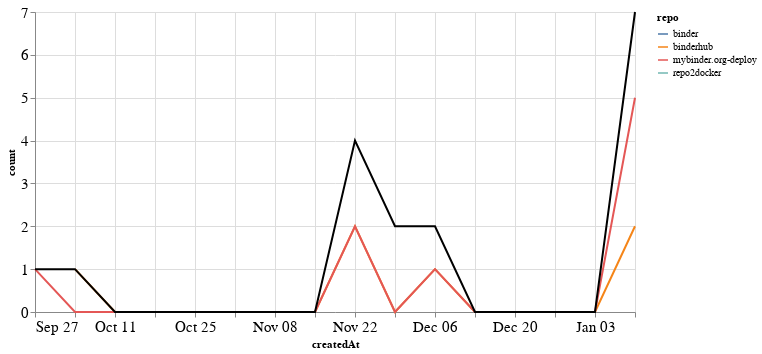

Source (notebook cell):
### Markdown cell above
### PRs

### Code cell
prs_time = prs.groupby('repo').resample('W', on='createdAt').count()['author'].reset_index()
prs_time = prs_time.rename(columns={'author': 'count'})
prs_time_total = prs_time.groupby('createdAt').agg({"count": "sum"}).reset_index()

ch1 = alt.Chart(prs_time, width=600).mark_line().encode(
    x='createdAt',
    y='count',
    color='repo',
    tooltip="repo"
)

ch2 = alt.Chart(prs_time_total, width=600).mark_line(color="black").encode(
    x='createdAt',
    y='count',
)

ch1 + ch2

### Figure 1 — Vega-Lite specification as saved in the notebook (floating-point values rounded to 4 significant figures)
{"config": {"axisLeft": {"labelFontSize": 15}, "axisBottom": {"labelFontSize": 15}}, "layer": [{"data": {"name": "data-0f27ae2e58919f8f340b7c0614f77661"}, "mark": "line", "encoding": {"color": {"type": "nominal", "field": "repo"}, "tooltip": {"type": "nominal", "field": "repo"}, "x": {"type": "temporal", "field": "createdAt"}, "y": {"type": "quantitative", "field": "count"}}, "width": 600}, {"data": {"name": "data-35c1258b462c61bd3cfcb38ff699f6f1"}, "mark": {"type": "line", "color": "black"}, "encoding": {"x": {"type": "temporal", "field": "createdAt"}, "y": {"type": "quantitative", "field": "count"}}, "width": 600}], "$schema": "https://vega.github.io/schema/vega-lite/v4.8.1.json", "datasets": {"data-0f27ae2e58919f8f340b7c0614f77661": [{"repo": "binder", "createdAt": "2020-11-29T00:00:00", "count": 1}, {"repo": "binderhub", "createdAt": "2020-10-04T00:00:00", "count": 1}, {"repo": "binderhub", "createdAt": "2020-10-11T00:00:00", "count": 0}, {"repo": "binderhub", "createdAt": "2020-10-18T00:00:00", "count": 0}, {"repo": "binderhub", "createdAt": "2020-10-25T00:00:00", "count": 0}, {"repo": "binderhub", "createdAt": "2020-11-01T00:00:00", "count": 0}, {"repo": "binderhub", "createdAt": "2020-11-08T00:00:00", "count": 0}, {"repo": "binderhub", "createdAt": "2020-11-15T00:00:00", "count": 0}, {"repo": "binderhub", "createdAt": "2020-11-22T00:00:00", "count": 2}, {"repo": "binderhub", "createdAt": "2020-11-29T00:00:00", "count": 0}, {"repo": "binderhub", "createdAt": "2020-12-06T00:00:00", "count": 1}, {"repo": "binderhub", "createdAt": "2020-12-13T00:00:00", "count": 0}, {"repo": "binderhub", "createdAt": "2020-12-20T00:00:00", "count": 0}, {"repo": "binderhub", "createdAt": "2020-12-27T00:00:00", "count": 0}, {"repo": "binderhub", "createdAt": "2021-01-03T00:00:00", "count": 0}, {"repo": "binderhub", "createdAt": "2021-01-10T00:00:00", "count": 2}, {"repo": "mybinder.org-deploy", "createdAt": "2020-09-27T00:00:00", "count": 1}, {"repo": "mybinder.org-deploy", "createdAt": "2020-10-04T00:00:00", "count": 0}, {"repo": "mybinder.org-deploy", "createdAt": "2020-10-11T00:00:00", "count": 0}, {"repo": "mybinder.org-deploy", "createdAt": "2020-10-18T00:00:00", "count": 0}, {"repo": "mybinder.org-deploy", "createdAt": "2020-10-25T00:00:00", "count": 0}, {"repo": "mybinder.org-deploy", "createdAt": "2020-11-01T00:00:00", "count": 0}, {"repo": "mybinder.org-deploy", "createdAt": "2020-11-08T00:00:00", "count": 0}, {"repo": "mybinder.org-deploy", "createdAt": "2020-11-15T00:00:00", "count": 0}, {"repo": "mybinder.org-deploy", "createdAt": "2020-11-22T00:00:00", "count": 2}, {"repo": "mybinder.org-deploy", "createdAt": "2020-11-29T00:00:00", "count": 0}, {"repo": "mybinder.org-deploy", "createdAt": "2020-12-06T00:00:00", "count": 1}, {"repo": "mybinder.org-deploy", "createdAt": "2020-12-13T00:00:00", "count": 0}, {"repo": "mybinder.org-deploy", "createdAt": "2020-12-20T00:00:00", "count": 0}, {"repo": "mybinder.org-deploy", "createdAt": "2020-12-27T00:00:00", "count": 0}, {"repo": "mybinder.org-deploy", "createdAt": "2021-01-03T00:00:00", "count": 0}, {"repo": "mybinder.org-deploy", "createdAt": "2021-01-10T00:00:00", "count": 5}, {"repo": "repo2docker", "createdAt": "2020-11-29T00:00:00", "count": 1}], "data-35c1258b462c61bd3cfcb38ff699f6f1": [{"createdAt": "2020-09-27T00:00:00", "count": 1}, {"createdAt": "2020-10-04T00:00:00", "count": 1}, {"createdAt": "2020-10-11T00:00:00", "count": 0}, {"createdAt": "2020-10-18T00:00:00", "count": 0}, {"createdAt": "2020-10-25T00:00:00", "count": 0}, {"createdAt": "2020-11-01T00:00:00", "count": 0}, {"createdAt": "2020-11-08T00:00:00", "count": 0}, {"createdAt": "2020-11-15T00:00:00", "count": 0}, {"createdAt": "2020-11-22T00:00:00", "count": 4}, {"createdAt": "2020-11-29T00:00:00", "count": 2}, {"createdAt": "2020-12-06T00:00:00", "count": 2}, {"createdAt": "2020-12-13T00:00:00", "count": 0}, {"createdAt": "2020-12-20T00:00:00", "count": 0}, {"createdAt": "2020-12-27T00:00:00", "count": 0}, {"createdAt": "2021-01-03T00:00:00", "count": 0}, {"createdAt": "2021-01-10T00:00:00", "count": 7}]}}
